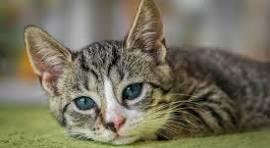
#> input picture cat.png, 270 x 148 px, given in place of cat.jpeg, which was not available
$ jupyter execute Image_Compression.ipynb   (text cells are left out)
#> lines starting #> are read from the running program, lines starting #| are printed output that depends on the picture; pictures that were not available may be replaced by others from this repository, and a replacement may not be noted
[cell 1]
import numpy as np
import cv2
import matplotlib.pyplot as plt

[cell 2]
def compute_svd(matrix):
    # Tính svd sử dụng thư viện numpy
    U, S, V_T = np.linalg.svd(matrix)
    return U, S, V_T

[cell 3]
#Question 1
matrix = np.array([[7, 1], [0, 0],[5, 5]])
U, S, V_T = compute_svd(matrix)
#chuyển vector S thành ma trận dơn vị chứa các eigenvector ở đường chéo chính
S = np.diag(S)
print(np.matrix.round(S, 2))
print(U)

[cell 4]
#Chuyển ảnh sang ảnh xám
def convertColorToGrayScale(image, ratio):
    image_gray = image @ ratio
    return np.around(image_gray).astype(np.uint8)

[cell 5]
 #Quenstion 2
color_image = cv2.imread('/content/cat.jpeg')
#> color_image is the input picture: shape (148, 270, 3); mean B, G, R 92.5, 112.4, 116.8
color_image = cv2.resize(color_image, (300, 300))
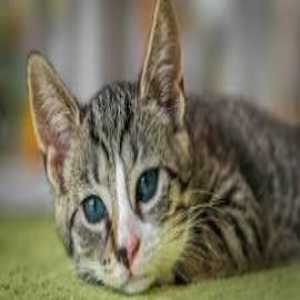
#> color_image: shape (300, 300, 3); mean B, G, R 92.4, 112.3, 116.6
ratio_gray_scale = [0.2156, 0.7152, 0.0722]
gray_image = convertColorToGrayScale(color_image, ratio_gray_scale)
#> in convertColorToGrayScale, `image_gray = image @ ratio`:
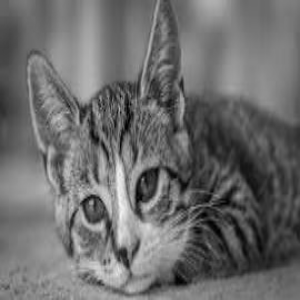
#> image_gray: shape (300, 300) float64; min 1.15, max 242.4, mean 108.6
print(np.sum(gray_image))
#| 9773939

[cell 6]
def computeDotProduct(vector1, vector2):
    return vector1.dot(vector2)

[cell 7]
#Tìm cosine Similarity từ 2 vector
def computeCosineSimilarity(vector1, vector2):
    cos_sim =  computeDotProduct(vector1, vector2) / (np.linalg.norm(vector1) * np.linalg.norm(vector2))
    return cos_sim

[cell 8]
#Tìm cosine Similarity từ 2 ma trận
def computeCosinSimilarity(matrix1, matrix2):
    v1 = np.ndarray.flatten(matrix1) # chuyển ma trận 2 chiều thành một ma trận 1 chiều
    v2 = np.ndarray.flatten(matrix2)
    return computeCosineSimilarity(v1, v2)

[cell 9]
def computeVectorLength(Vector):
    len_of_vector = np.linalg.norm(Vector)
    return len_of_vector

[cell 10]
#Question 3
A = np.array([[1, 2, 2],
              [3, 2, 2],
              [-2, 1, -3]])
B = np.array([[4, 2, 4],
              [2, -2, 5],
              [3, 4, -4]])
result = computeCosinSimilarity(A, B)
print(round(result, 2))

[cell 11]
def compute_rms_error(matrix1, matrix2):
    return np.sqrt(np.sum(np.square(matrix1 - matrix2)) / (matrix1.shape[0] * matrix1.shape[1]))

[cell 12]
#Question4
A = np.array([[1, 2, 2],
              [3, 2, 2],
              [-2, 1, -3]])
B = np.array([[4, 2, 4],
              [2, -2, 5],
              [3, 4, -4]])
result = compute_rms_error(A, B)
print(round(result, 2))

[cell 13]
def evaluate_svd_for_feature_compression_by_metric(gray_image, metric): #metric = 0 -> cos_similarity, metric = 1 -> RMS
    U, S, V_T = compute_svd(gray_image)
    k = len(S)
    S = np.diag(S) #Convert s into a indentify matrix
    approx_list = []
    metric_list = []
    for i in range(1, k + 1, 1):
        approx = U[:, :i] @ S[0:i, :i] @ V_T[:i, :]  # U(m x k) S(k x k) V_T(k x n)
        approx_list.append(approx)
        if metric == 0:
            metric_list.append(computeCosinSimilarity(gray_image, approx))
        else:
            metric_list.append(compute_rms_error(gray_image, approx))
    return approx_list, metric_list, k

[cell 14]
def draw_metric_information(metric_list, k):
    # Creating x_axis using list() constructor and range() to ensure correct length
    x_axis = list(range(1, k + 1, 1))
    plt.xlabel('k')
    plt.ylabel('RMS error')
    plt.plot(x_axis, metric_list, color = 'red')
    plt.show()

[cell 15]
def draw_approx_image(approx_list, k):
    row = 6
    column = 4
    fig = plt.figure(figsize = (25, 25))
    fig_index = 1
    for i in range(0, k, 13):
        #Addds a subplot at a 1st position
        fig.add_subplot(row, column, fig_index)
        plt.imshow(approx_list[i], cmap = 'gray')
        plt.axis('off')
        plt.title('k = ' + str(i + 1))
        fig_index += 1

[cell 16]
def main_application():
    color_image = cv2.imread('/content/cat.jpeg')
    color_image = cv2.resize(color_image, (200, 200))
    ratio_gray_scale = [0.2156, 0.7152, 0.0722]
    gray_image = convertColorToGrayScale(color_image, ratio_gray_scale)
    approx_list, metric_list, k = evaluate_svd_for_feature_compression_by_metric(gray_image, 1)
    print(len(approx_list))
    draw_metric_information(metric_list, k)
    draw_approx_image(approx_list, k)

[cell 17]
main_application()
#> in compute_svd (call 2), `U, S, V_T = np.linalg.svd(matrix)`:
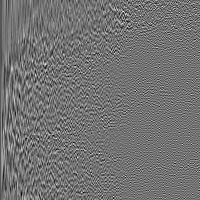
#> U: shape (200, 200) float64; min -0.299, max 0.363, mean -0.000339; drawn with min black and max white
#> in compute_svd (call 2), `U, S, V_T = np.linalg.svd(matrix)`:
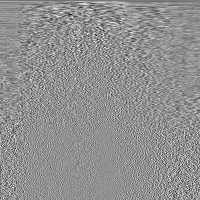
#> V_T: shape (200, 200) float64; min -0.402, max 0.305, mean -0.00037; drawn with min black and max white
#> in compute_svd (call 2), `U, S, V_T = np.linalg.svd(matrix)`: S = 200 values, max 22112.8 at index 0, min 0.0761 at index 199, mean 281.6
#> in evaluate_svd_for_feature_compression_by_metric, `k = len(S)`: k = 200
#> in evaluate_svd_for_feature_compression_by_metric, `S = np.diag(S)`:
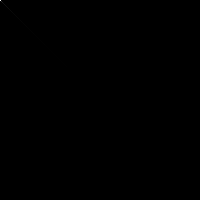
#> S: shape (200, 200) float64; min 0, max 22112.8, mean 1.4; drawn with min black and max white
#> the loop in evaluate_svd_for_feature_compression_by_metric, `for i in range(1, k + 1, 1):` made 200 passes
#> pass 1, in evaluate_svd_for_feature_compression_by_metric, `approx = U[:, :i] @ S[0:i, :i] @ V_T[:i, :]`:
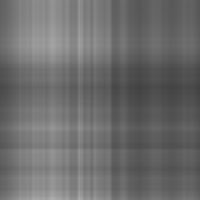
#> approx: shape (200, 200) float64; min 65.59, max 175, mean 108.7
#> pass 2, in evaluate_svd_for_feature_compression_by_metric, `approx = U[:, :i] @ S[0:i, :i] @ V_T[:i, :]`:
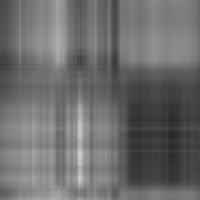
#> approx: shape (200, 200) float64; min 37.39, max 209, mean 108.6
#> pass 3, in evaluate_svd_for_feature_compression_by_metric, `approx = U[:, :i] @ S[0:i, :i] @ V_T[:i, :]`:
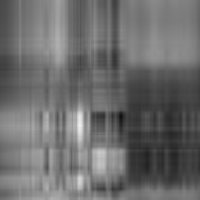
#> approx: shape (200, 200) float64; min 17.12, max 241.2, mean 108.6
#> after the loop in evaluate_svd_for_feature_compression_by_metric, `for i in range(1, k + 1, 1):`: approx_list = 200 items; metric_list = 200 values, max 32.43 at index 0, min 5.58e-13 at index 199, mean 2.59
#> in main_application, `approx_list, metric_list, k = evaluate_svd_for_feature_compression_by_..`: approx_list = 200 items; k = 200
#| 200
#> in draw_metric_information, `plt.show()`:
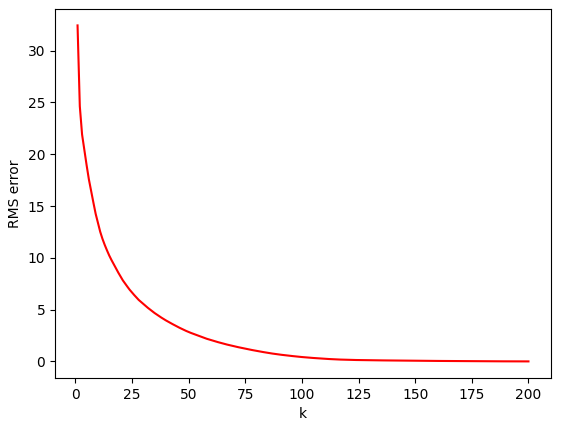
#> figure drawn by matplotlib, 1 panel; curve peaks at x = 1, y = 32.43
#> after the loop in draw_approx_image, `for i in range(0, k, 13):`: fig_index = 17
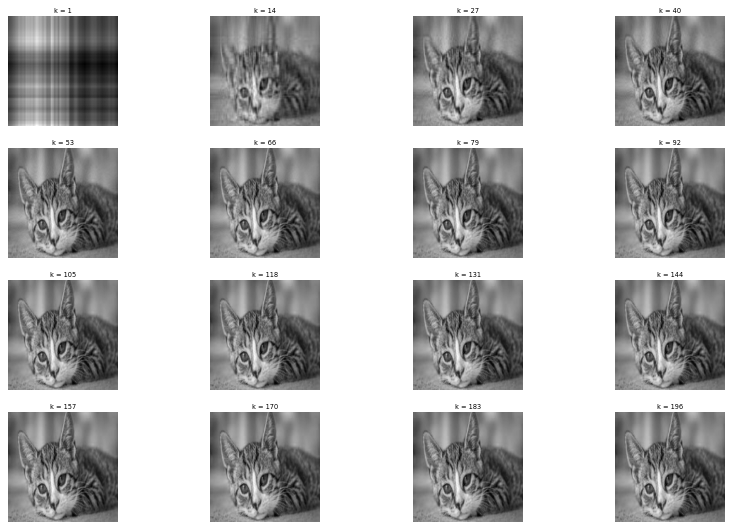
#> figure drawn by matplotlib, 16 panels
